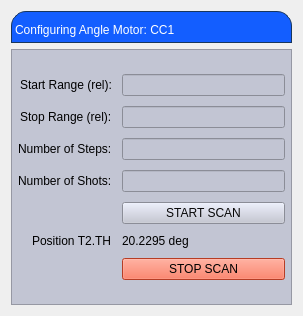
<?xml version="1.0" encoding="UTF-8"?>
<ui version="4.0">
 <class>Form</class>
 <widget class="QWidget" name="Form">
  <property name="geometry">
   <rect>
    <x>0</x>
    <y>0</y>
    <width>303</width>
    <height>316</height>
   </rect>
  </property>
  <property name="windowTitle">
   <string>Form</string>
  </property>
  <layout class="QVBoxLayout" name="verticalLayout_2">
   <item>
    <layout class="QVBoxLayout" name="verticalLayout">
     <item>
      <widget class="QLabel" name="label">
       <property name="styleSheet">
        <string notr="true">
background-color: rgb(19, 94, 255);
qproperty-alignment: AlignCenter;
border: 1px solid #FF17365D;
border-top-left-radius: 15px;
border-top-right-radius: 15px;
padding: 5 px 0 px;
color: rgb(255,255,255);
max-height: 25 px;
font-size: 14 px;
</string>
       </property>
       <property name="text">
        <string>Configuring Angle Motor: CC1</string>
       </property>
      </widget>
     </item>
     <item>
      <widget class="QFrame" name="frame">
       <property name="styleSheet">
        <string notr="true">background-color: rgb(194, 197, 211);</string>
       </property>
       <property name="frameShape">
        <enum>QFrame::StyledPanel</enum>
       </property>
       <property name="frameShadow">
        <enum>QFrame::Raised</enum>
       </property>
       <layout class="QVBoxLayout" name="verticalLayout_3" stretch="0">
        <property name="leftMargin">
         <number>0</number>
        </property>
        <property name="topMargin">
         <number>0</number>
        </property>
        <property name="rightMargin">
         <number>0</number>
        </property>
        <property name="bottomMargin">
         <number>0</number>
        </property>
        <item>
         <layout class="QFormLayout" name="formLayout">
          <property name="labelAlignment">
           <set>Qt::AlignRight|Qt::AlignTrailing|Qt::AlignVCenter</set>
          </property>
          <property name="formAlignment">
           <set>Qt::AlignLeading|Qt::AlignLeft|Qt::AlignVCenter</set>
          </property>
          <property name="horizontalSpacing">
           <number>10</number>
          </property>
          <property name="verticalSpacing">
           <number>10</number>
          </property>
          <property name="leftMargin">
           <number>6</number>
          </property>
          <property name="topMargin">
           <number>6</number>
          </property>
          <property name="rightMargin">
           <number>6</number>
          </property>
          <property name="bottomMargin">
           <number>6</number>
          </property>
          <item row="1" column="0">
           <widget class="QLabel" name="StartRange">
            <property name="text">
             <string>Start Range (rel):</string>
            </property>
           </widget>
          </item>
          <item row="2" column="0">
           <widget class="QLabel" name="StopRange">
            <property name="text">
             <string>Stop Range (rel):</string>
            </property>
           </widget>
          </item>
          <item row="3" column="0">
           <widget class="QLabel" name="nSteps">
            <property name="text">
             <string>Number of Steps:</string>
            </property>
           </widget>
          </item>
          <item row="3" column="1">
           <widget class="PyDMLineEdit" name="stepLineEdit">
            <property name="toolTip">
             <string/>
            </property>
            <property name="styleSheet">
             <string notr="true">color: rgb(15, 15, 15);</string>
            </property>
            <property name="precision" stdset="0">
             <number>0</number>
            </property>
            <property name="showUnits" stdset="0">
             <bool>true</bool>
            </property>
            <property name="precisionFromPV" stdset="0">
             <bool>true</bool>
            </property>
            <property name="alarmSensitiveContent" stdset="0">
             <bool>false</bool>
            </property>
            <property name="alarmSensitiveBorder" stdset="0">
             <bool>true</bool>
            </property>
            <property name="PyDMToolTip" stdset="0">
             <string/>
            </property>
            <property name="monitorDisp" stdset="0">
             <bool>false</bool>
            </property>
            <property name="channel" stdset="0">
             <string/>
            </property>
           </widget>
          </item>
          <item row="5" column="0">
           <widget class="PyDMByteIndicator" name="PyDMByteIndicator" native="true">
            <property name="toolTip">
             <string/>
            </property>
            <property name="alarmSensitiveContent" stdset="0">
             <bool>false</bool>
            </property>
            <property name="alarmSensitiveBorder" stdset="0">
             <bool>true</bool>
            </property>
            <property name="PyDMToolTip" stdset="0">
             <string/>
            </property>
            <property name="channel" stdset="0">
             <string>CA://XCS:SND:T2:TH.MOVN</string>
            </property>
            <property name="showLabels" stdset="0">
             <bool>true</bool>
            </property>
            <property name="bigEndian" stdset="0">
             <bool>false</bool>
            </property>
            <property name="circles" stdset="0">
             <bool>true</bool>
            </property>
            <property name="numBits" stdset="0">
             <number>1</number>
            </property>
            <property name="shift" stdset="0">
             <number>0</number>
            </property>
            <property name="labels" stdset="0">
             <stringlist>
              <string></string>
             </stringlist>
            </property>
           </widget>
          </item>
          <item row="5" column="1">
           <widget class="PyDMPushButton" name="startButton">
            <property name="toolTip">
             <string/>
            </property>
            <property name="styleSheet">
             <string notr="true">color: rgb(7, 7, 7);</string>
            </property>
            <property name="text">
             <string>START SCAN</string>
            </property>
            <property name="monitorDisp" stdset="0">
             <bool>false</bool>
            </property>
            <property name="channel" stdset="0">
             <string/>
            </property>
           </widget>
          </item>
          <item row="6" column="0">
           <widget class="PyDMLabel" name="PyDMLabel">
            <property name="toolTip">
             <string/>
            </property>
            <property name="lineWidth">
             <number>3</number>
            </property>
            <property name="text">
             <string>Position T2.TH</string>
            </property>
           </widget>
          </item>
          <item row="6" column="1">
           <widget class="PyDMLabel" name="PyDMLabel_2">
            <property name="toolTip">
             <string/>
            </property>
            <property name="text">
             <string>20.2295 deg</string>
            </property>
            <property name="precision" stdset="0">
             <number>4</number>
            </property>
            <property name="showUnits" stdset="0">
             <bool>true</bool>
            </property>
            <property name="precisionFromPV" stdset="0">
             <bool>false</bool>
            </property>
            <property name="alarmSensitiveContent" stdset="0">
             <bool>false</bool>
            </property>
            <property name="alarmSensitiveBorder" stdset="0">
             <bool>true</bool>
            </property>
            <property name="PyDMToolTip" stdset="0">
             <string/>
            </property>
            <property name="channel" stdset="0">
             <string>CA://XCS:SND:T2:TH.RBV</string>
            </property>
            <property name="enableRichText" stdset="0">
             <bool>false</bool>
            </property>
           </widget>
          </item>
          <item row="7" column="1">
           <widget class="PyDMPushButton" name="stopButton">
            <property name="toolTip">
             <string/>
            </property>
            <property name="styleSheet">
             <string notr="true">background-color: rgb(255, 86, 52);
color: rgb(0, 0, 0);</string>
            </property>
            <property name="text">
             <string>STOP SCAN</string>
            </property>
            <property name="default">
             <bool>false</bool>
            </property>
            <property name="channel" stdset="0">
             <string/>
            </property>
            <property name="pressValue" stdset="0">
             <string>1</string>
            </property>
           </widget>
          </item>
          <item row="2" column="1">
           <widget class="PyDMLineEdit" name="stopLineEdit">
            <property name="toolTip">
             <string/>
            </property>
            <property name="precision" stdset="0">
             <number>0</number>
            </property>
            <property name="showUnits" stdset="0">
             <bool>false</bool>
            </property>
            <property name="precisionFromPV" stdset="0">
             <bool>true</bool>
            </property>
            <property name="alarmSensitiveContent" stdset="0">
             <bool>false</bool>
            </property>
            <property name="alarmSensitiveBorder" stdset="0">
             <bool>true</bool>
            </property>
            <property name="PyDMToolTip" stdset="0">
             <string/>
            </property>
            <property name="monitorDisp" stdset="0">
             <bool>false</bool>
            </property>
            <property name="channel" stdset="0">
             <string/>
            </property>
           </widget>
          </item>
          <item row="1" column="1">
           <widget class="PyDMLineEdit" name="startLineEdit">
            <property name="toolTip">
             <string/>
            </property>
            <property name="styleSheet">
             <string notr="true">color: rgb(36, 36, 36);</string>
            </property>
            <property name="precision" stdset="0">
             <number>0</number>
            </property>
            <property name="showUnits" stdset="0">
             <bool>false</bool>
            </property>
            <property name="precisionFromPV" stdset="0">
             <bool>true</bool>
            </property>
            <property name="alarmSensitiveContent" stdset="0">
             <bool>false</bool>
            </property>
            <property name="alarmSensitiveBorder" stdset="0">
             <bool>true</bool>
            </property>
            <property name="PyDMToolTip" stdset="0">
             <string/>
            </property>
            <property name="monitorDisp" stdset="0">
             <bool>false</bool>
            </property>
            <property name="channel" stdset="0">
             <string/>
            </property>
           </widget>
          </item>
          <item row="4" column="0">
           <widget class="QLabel" name="nShots">
            <property name="text">
             <string>Number of Shots:</string>
            </property>
           </widget>
          </item>
          <item row="4" column="1">
           <widget class="PyDMLineEdit" name="nShotsLineEdit"/>
          </item>
         </layout>
        </item>
       </layout>
      </widget>
     </item>
    </layout>
   </item>
  </layout>
 </widget>
 <customwidgets>
  <customwidget>
   <class>PyDMLabel</class>
   <extends>QLabel</extends>
   <header>pydm.widgets.label</header>
  </customwidget>
  <customwidget>
   <class>PyDMByteIndicator</class>
   <extends>QWidget</extends>
   <header>pydm.widgets.byte</header>
  </customwidget>
  <customwidget>
   <class>PyDMLineEdit</class>
   <extends>QLineEdit</extends>
   <header>pydm.widgets.line_edit</header>
  </customwidget>
  <customwidget>
   <class>PyDMPushButton</class>
   <extends>QPushButton</extends>
   <header>pydm.widgets.pushbutton</header>
  </customwidget>
 </customwidgets>
 <resources/>
 <connections/>
</ui>
